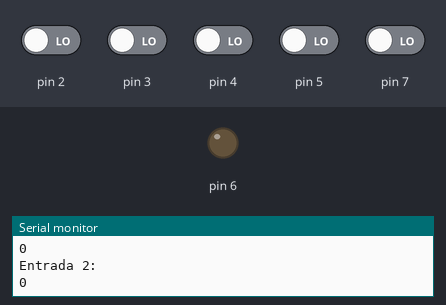
A sketch run on a simulated Arduino Uno, built with avr-gcc and run on an emulated ATmega328P. Shown: output pins drawn as LEDs (lit = HIGH), the last lines printed to the serial monitor. The test bench sets the inputs (shaded band); at power-on: pin 2–5, pin 7 LOW.

Above: at 1.8 s.
1.9 s: pin 2 driven HIGH
At 3.7 s:
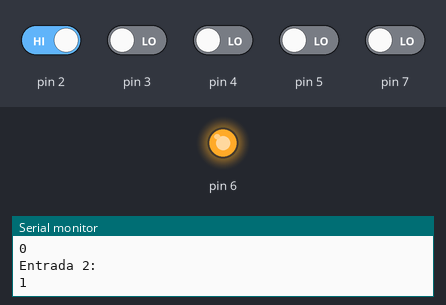
4.0 s: pin 2 driven LOW
At 5.3 s:
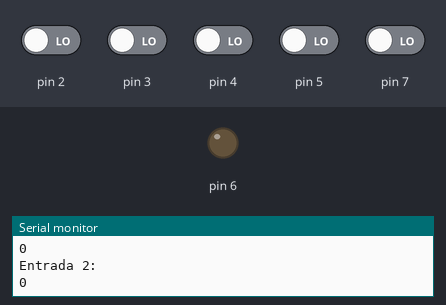
6.0 s: pin 4 driven HIGH
At 6.8 s:
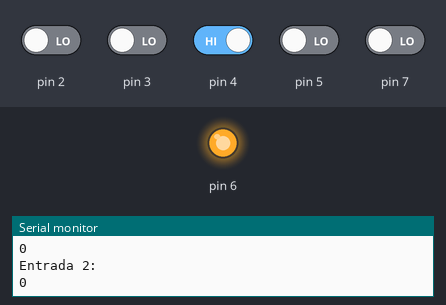
Timing chart, 0 to 9.0 s (numbered marks = the images above; inputs shaded):
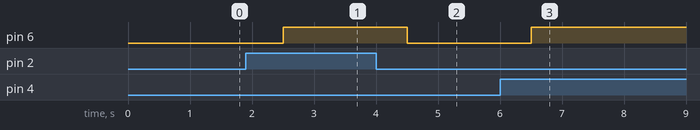

The sketch:

sketch_nov03a.ino
```cpp
int P0 = 0;
int P2 = 0;
int P3 = 0;
int P4 = 0;
int P5 = 0;
int decod = 0;

void portaOU(int P0, int P2)
{
  digitalWrite(6, (P0 || P2));
}

void portaE(int P0, int P2)
{
  digitalWrite(6, (P0 && P2));
}

void portaNAO(int P0, int P2)
{
  digitalWrite(6, (!P0));
}

void portaNOU(int P0, int P2)
{
  digitalWrite(6, !(P0 || P2));
}

void portaNE(int P0, int P2)
{
  digitalWrite(6, !(P0 && P2));
}

void portaXOU(int P0, int P2)
{
  int v1 = 0;
  int v2 = 0;
  v1 = (!P0) && P2;
  v2 = P0 && (!P2);
  digitalWrite(6, (v1 || v2));
}

void portaNXOU(int P0, int P2)
{
  int v1 = 0;
  int v2 = 0;
  v1 = (!P0) && (!P2);
  v2 = P0 && P2;
  digitalWrite(6, (v1 || v2));
}

void setup()
{
  Serial.begin(9600);
  pinMode(2, INPUT);
  pinMode(3, INPUT);
  pinMode(4, INPUT);
  pinMode(5, INPUT);
  pinMode(6, OUTPUT);
  pinMode(7, INPUT);
}

void loop()
{

  P3 = digitalRead(3);
  P4 = digitalRead(4);
  P5 = digitalRead(5);
  P0 = digitalRead(7);
  P2 = digitalRead(2);
  decod = ((P3 * 1) + (P4 * 2) + (P5 * 4));
  Serial.print("\nEntrada 1:\n");
  Serial.print(P0);
  Serial.print("\nEntrada 2:\n");
  Serial.print(P2);
  delay(500);
  switch (decod)
  {
    case 0: portaOU(P0, P2);
      break;

    case 1: portaE(P0, P2);
      break;

    case 2: portaNAO(P0, P2);
      break;

    case 3: portaNOU(P0, P2);
      break;

    case 4: portaNE(P0, P2);
      break;

    case 5: portaXOU(P0, P2);
      break;

    case 6: portaNXOU(P0, P2);
      break;

  }
}
```

Measured:
- after the input at 1.9 s, pin 6: LOW → HIGH after 0.60 s
- after the input at 4.0 s, pin 6: HIGH → LOW after 0.50 s
- after the input at 6.0 s, pin 6: LOW → HIGH after 0.50 s
